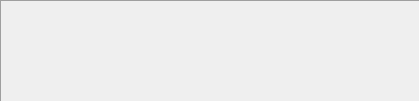
       <widget class="QFrame" name="frame_2">
        <property name="maximumSize">
         <size>
          <width>16777215</width>
          <height>16777215</height>
         </size>
        </property>
        <property name="frameShape">
         <enum>QFrame::Panel</enum>
        </property>
        <property name="frameShadow">
         <enum>QFrame::Sunken</enum>
        </property>
        <layout class="QGridLayout" name="gridLayout_2">
         <property name="leftMargin">
          <number>5</number>
         </property>
         <property name="topMargin">
          <number>5</number>
         </property>
         <property name="rightMargin">
          <number>5</number>
         </property>
         <property name="bottomMargin">
          <number>5</number>
         </property>
         <property name="spacing">
          <number>2</number>
         </property>
         <item row="0" column="2">
          <layout class="QVBoxLayout" name="verticalLayout_5">
           <item>
            <widget class="ScientificNotationControl" name="divergenceControl" native="true">
             <property name="minimumSize">
              <size>
               <width>80</width>
               <height>90</height>
              </size>
             </property>
             <property name="maximumSize">
              <size>
               <width>113</width>
               <height>129</height>
              </size>
             </property>
             <property name="font">
              <font>
               <pointsize>6</pointsize>
              </font>
             </property>
            </widget>
           </item>
          </layout>
         </item>
         <item row="0" column="1">
          <layout class="QVBoxLayout" name="verticalLayout_4">
           <item>
            <widget class="ScientificNotationControl" name="pulseControl" native="true">
             <property name="minimumSize">
              <size>
               <width>80</width>
               <height>90</height>
              </size>
             </property>
             <property name="maximumSize">
              <size>
               <width>113</width>
               <height>129</height>
              </size>
             </property>
             <property name="font">
              <font>
               <pointsize>6</pointsize>
              </font>
             </property>
            </widget>
           </item>
          </layout>
         </item>
         <item row="0" column="4">
          <layout class="QVBoxLayout" name="verticalLayout_7">
           <item>
            <widget class="ScientificNotationControl" name="beamDiameterControl" native="true">
             <property name="minimumSize">
              <size>
               <width>80</width>
               <height>90</height>
              </size>
             </property>
             <property name="maximumSize">
              <size>
               <width>113</width>
               <height>129</height>
              </size>
             </property>
             <property name="font">
              <font>
               <pointsize>6</pointsize>
              </font>
             </property>
            </widget>
           </item>
          </layout>
         </item>
         <item row="0" column="0">
          <layout class="QVBoxLayout" name="verticalLayout">
           <property name="sizeConstraint">
            <enum>QLayout::SetDefaultConstraint</enum>
           </property>
           <item>
            <widget class="ScientificNotationControl" name="powerErgControl" native="true">
             <property name="sizePolicy">
              <sizepolicy hsizetype="Ignored" vsizetype="Preferred">
               <horstretch>0</horstretch>
               <verstretch>0</verstretch>
              </sizepolicy>
             </property>
             <property name="minimumSize">
              <size>
               <width>80</width>
               <height>90</height>
              </size>
             </property>
             <property name="maximumSize">
              <size>
               <width>113</width>
               <height>129</height>
              </size>
             </property>
             <property name="font">
              <font>
               <pointsize>6</pointsize>
              </font>
             </property>
            </widget>
           </item>
          </layout>
         </item>
         <item row="0" column="3">
          <layout class="QVBoxLayout" name="verticalLayout_6">
           <item>
            <widget class="ScientificNotationControl" name="prfControl" native="true">
             <property name="minimumSize">
              <size>
               <width>80</width>
               <height>90</height>
              </size>
             </property>
             <property name="maximumSize">
              <size>
               <width>113</width>
               <height>129</height>
              </size>
             </property>
             <property name="font">
              <font>
               <pointsize>6</pointsize>
              </font>
             </property>
            </widget>
           </item>
          </layout>
         </item>
         <item row="0" column="5">
          <layout class="QVBoxLayout" name="verticalLayout_3"/>
         </item>
        </layout>
       </widget>
